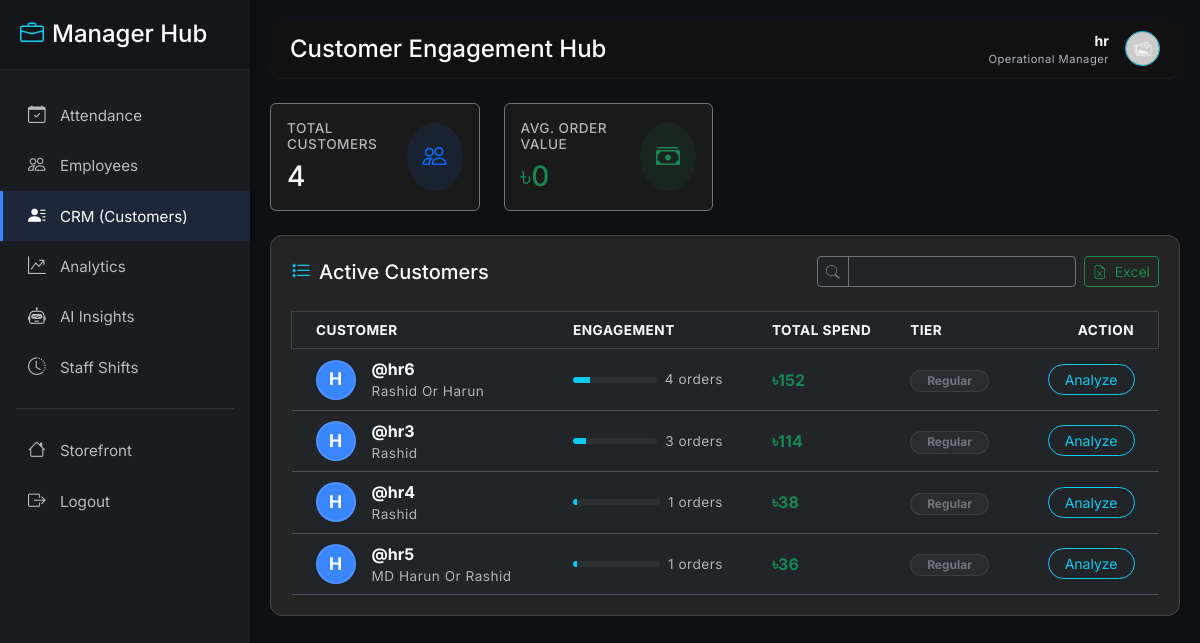
/crm/ (signed in), run on the app's committed database.
### models/models.py (models this page shows, shortened)
class User(db.Model):
    id = db.Column(db.Integer, primary_key=True)
    username = db.Column(db.String(120), unique=True, nullable=False)
    member_id = db.Column(db.String(20), unique=True)  # Custom ID
    email = db.Column(db.String(200), unique=True)
    password = db.Column(db.String(255), nullable=False)
    full_name = db.Column(db.String(200))
    phone = db.Column(db.String(50))
    address_district = db.Column(db.String(100))
    address_city = db.Column(db.String(100))
    address_street = db.Column(db.String(200))
    profile_image = db.Column(db.String(200))  # image filename
    reset_token = db.Column(db.String(100), nullable=True)
    reset_token_expiry = db.Column(db.DateTime, nullable=True)
    role = db.Column(db.Enum('admin', 'manager', 'cashier', 'waiter', 'chef', 'customer', name='user_roles'), default='customer')
    email_verified = db.Column(db.Boolean, default=False)
    email_verification_code = db.Column(db.String(10), nullable=True)
    created_at = db.Column(db.DateTime, default=get_dhaka_time)
    orders = db.relationship('Order', backref='user', lazy=True)
    reservations = db.relationship('Reservation', backref='user', lazy=True)
    ratings = db.relationship('Rating', backref='user', lazy=True)
    staff_shifts = db.relationship('StaffShift', backref='user', lazy=True)
    staff_shifts = db.relationship('StaffShift', backref='user', lazy=True)

### routes/crm.py (the view)
@crm_bp.route('/')
@admin_required
def index():
    customers = User.query.filter_by(role='customer').all()
    customer_stats = []
    for customer in customers:
        total_orders = Order.query.filter_by(user_id=customer.id).count()
        total_spent = db.session.query(func.sum(Order.total)).filter_by(user_id=customer.id).scalar() or 0
        avg_order_value = total_spent / total_orders if total_orders > 0 else 0
        if total_spent > 10000:
            tier = 'VIP'
        elif total_spent > 5000:
            tier = 'Gold'
        elif total_spent > 1000:
            tier = 'Silver'
        else:
            tier = 'Regular'
        customer_stats.append({
            'customer': customer,
            'total_orders': total_orders,
            'total_spent': total_spent,
            'avg_order_value': avg_order_value,
            'tier': tier
        })
    customer_stats.sort(key=lambda x: x['total_spent'], reverse=True)
    from flask import session
    template_folder = 'admin' if session.get('role') == 'admin' else 'manager'
    return render_template(f'{template_folder}/customer_management.html', customer_stats=customer_stats)

### app.py (called while the page is built)
@app.before_request
def refresh_user_session():
    if 'user_id' in session:
        user = User.query.get(session['user_id'])
        if user:
            session['role'] = user.role
            session['is_admin'] = (user.role == 'admin')
            session['username'] = user.username
        else:
            session.clear()

@app.context_processor
def inject_global_data():
    cart = session.get('cart', {})
    count = sum(cart.values()) if isinstance(cart, dict) else 0
    @cache.cached(timeout=300, key_prefix='best_rated_item_context')
    def get_best_rated_item():
        all_items = MenuItem.query.options(db.joinedload(MenuItem.ratings)).all()
        best_item = None
        max_avg = 0
        for it in all_items:
            ratings = it.ratings
            if not ratings:
                avg = 0
            else:
                avg = round(sum(r.score for r in ratings) / len(ratings), 1)
            if avg > max_avg:
                max_avg = avg
                best_item = it
        return best_item
    return dict(cart_count=count, best_rated_item=get_best_rated_item())

### routes/crm.py (called while the page is built)
def admin_required(f):
    from functools import wraps
    @wraps(f)
    def decorated_function(*args, **kwargs):
        from flask import session
        if session.get('role') not in ['admin', 'manager']:
            flash('Access denied. Manager privileges required.', 'danger')
            return redirect(url_for('main.index'))
        return f(*args, **kwargs)
    return decorated_function

### templates/manager/customer_management.html (shortened to what this page needs)
{% extends 'manager/manager_base.html' %}
{% block manager_title %}Customer Engagement Hub{% endblock %}
{% block content %}
<div class="row g-4 mb-4">
    <div class="col-md-3">
        <div class="card bg-dark-pro border-secondary h-100">
            <div class="card-body">
                <div class="d-flex justify-content-between align-items-center">
                    <div>
                        <h6 class="text-muted small text-uppercase mb-2">Total Customers</h6>
                        <h3 class="mb-0 text-white">{{ customer_stats|length }}</h3>
                    </div>
                    <div class="rounded-circle bg-primary bg-opacity-10 p-3">
                        <i class="bi bi-people fs-4 text-primary"></i>
                    </div>
                </div>
            </div>
        </div>
    </div>
    <div class="col-md-3">
        <div class="card bg-dark-pro border-secondary h-100">
            <div class="card-body">
                <div class="d-flex justify-content-between align-items-center">
                    <div>
                        <h6 class="text-muted small text-uppercase mb-2">Avg. Order Value</h6>
                        {% set total_avg = 0 %}
                        {% for s in customer_stats %}{% set total_avg = total_avg + s.avg_order_value %}{% endfor %}
                        <h3 class="mb-0 text-success">৳{{ "%.0f"|format(total_avg / (customer_stats|length or 1)) }}
                        </h3>
                    </div>
                    <div class="rounded-circle bg-success bg-opacity-10 p-3">
                        <i class="bi bi-cash-stack fs-4 text-success"></i>
                    </div>
                </div>
            </div>
        </div>
    </div>
</div>
<div class="glass-card">
    <div class="d-flex justify-content-between align-items-center mb-4">
        <h5 class="mb-0 text-white"><i class="bi bi-list-stars me-2 text-info"></i>Active Customers</h5>
        <div class="d-flex gap-2">
            <div class="input-group input-group-sm w-auto">
                <span class="input-group-text bg-dark border-secondary text-secondary"><i
                        class="bi bi-search"></i></span>
                <input type="text" class="form-control bg-dark border-secondary text-light"
                    placeholder="Search customers..." id="customerSearch">
            </div>
            <a href="{{ url_for('crm.export_customers') }}" target="_blank" class="btn btn-outline-success btn-sm">
                <i class="bi bi-file-earmark-excel me-1"></i> Excel
            </a>
        </div>
    </div>
    <div class="table-responsive">
        <table class="table table-dark table-hover align-middle mb-0" id="customerTable">
            <thead class="bg-dark-pro text-muted small text-uppercase">
                <tr>
                    <th class="border-0 ps-4">Customer</th>
                    <th class="border-0">Engagement</th>
                    <th class="border-0">Total Spend</th>
                    <th class="border-0">Tier</th>
                    <th class="border-0 text-end pe-4">Action</th>
                </tr>
            </thead>
            <tbody class="border-top-0">
                {% for stat in customer_stats %}
                <tr>
                    <td class="ps-4">
                        <div class="d-flex align-items-center">
                            <div class="avatar-circle me-3">
                                {{ stat.customer.username[0]|upper }}
                            </div>
                            <div>
                                <div class="text-white fw-bold">@{{ stat.customer.username }}</div>
                                <div class="small text-muted">{{ stat.customer.full_name or 'No Name' }}</div>
                            </div>
                        </div>
                    </td>
                    <td>
                        <div class="d-flex align-items-center" style="width: 150px;">
                            <div class="progress flex-grow-1 me-2"
                                style="height: 6px; background: rgba(255,255,255,0.05);">
                                <div class="progress-bar bg-info"
                                    style="width: {{ [stat.total_orders * 5, 100]|min }}%"></div>
                            </div>
                            <span class="small text-muted">{{ stat.total_orders }} orders</span>
                        </div>
                    </td>
                    <td>
                        <div class="text-success fw-bold">৳{{ "%.0f"|format(stat.total_spent) }}</div>
                    </td>
                    <td>
                        {% if stat.tier == 'VIP' %}
                        <span
                            class="badge bg-danger bg-opacity-10 text-danger border border-danger border-opacity-25 rounded-pill px-3">VIP</span>
                        {% elif stat.tier == 'Gold' %}
                        <span
                            class="badge bg-warning bg-opacity-10 text-warning border border-warning border-opacity-25 rounded-pill px-3">Gold</span>
                        {% else %}
                        <span
                            class="badge bg-secondary bg-opacity-10 text-secondary border border-secondary border-opacity-25 rounded-pill px-3">Regular</span>
                        {% endif %}
                    </td>
                    <td class="text-end pe-4">
                        <a href="{{ url_for('crm.view_customer', id=stat.customer.id) }}"
                            class="btn btn-sm btn-outline-info rounded-pill px-3">
                            Analyze
                        </a>
                    </td>
                </tr>
                {% endfor %}
            </tbody>
        </table>
    </div>
</div>
{% endblock %}

### templates/manager/manager_base.html (shortened to what this page needs)
<!doctype html>
<html lang="en">
<head>
    <link href="https://cdn.jsdelivr.net/npm/bootstrap@5.3.2/dist/css/bootstrap.min.css" rel="stylesheet">
    <link rel="stylesheet" href="https://cdn.jsdelivr.net/npm/bootstrap-icons@1.11.1/font/bootstrap-icons.css">
    <link rel="stylesheet" href="{{ url_for('static', filename='css/admin.css') }}">
</head>
<body class="admin-body">
    <div id="manager-wrapper">
        <nav id="manager-sidebar">
            <div class="sidebar-header">
                <h4 class="mb-0"><i class="bi bi-briefcase me-2 text-info"></i>Manager Hub</h4>
            </div>
            <ul class="list-unstyled components">
                <li class="{% if request.endpoint == 'employees.attendance' %}active{% endif %}">
                    <a href="{{ url_for('employees.attendance') }}"
                        class="d-flex justify-content-between align-items-center">
                        <span><i class="bi bi-calendar-check"></i> Attendance</span>
                    </a>
                </li>
                <li class="{% if request.endpoint == 'employees.index' %}active{% endif %}">
                    <a href="{{ url_for('employees.index') }}"><i class="bi bi-people"></i> Employees</a>
                </li>
                <li class="{% if request.endpoint == 'crm.index' %}active{% endif %}">
                    <a href="{{ url_for('crm.index') }}"><i class="bi bi-person-lines-fill"></i> CRM (Customers)</a>
                </li>
                <li class="{% if request.endpoint == 'analytics.dashboard' %}active{% endif %}">
                    <a href="{{ url_for('analytics.dashboard') }}"><i class="bi bi-graph-up-arrow"></i> Analytics</a>
                </li>
                <li class="{% if request.endpoint == 'ai_insights.index' %}active{% endif %}">
                    <a href="{{ url_for('ai_insights.index') }}"><i class="bi bi-robot"></i> AI Insights</a>
                </li>
                <li class="{% if request.endpoint == 'admin.shifts' %}active{% endif %}">
                    <a href="{{ url_for('admin.shifts') }}"><i class="bi bi-clock-history"></i> Staff Shifts</a>
                </li>
                <hr class="mx-3 border-secondary opacity-25">
                <li class="{% if request.endpoint == 'main.index' %}active{% endif %}">
                    <a href="{{ url_for('main.index') }}"><i class="bi bi-house"></i> Storefront</a>
                </li>
                <li>
                    <a href="{{ url_for('auth.logout') }}"><i class="bi bi-box-arrow-right"></i> Logout</a>
                </li>
            </ul>
        </nav>
        <div id="manager-content">
            <nav class="navbar navbar-expand-lg navbar-dark manager-nav mb-4">
                <div class="container-fluid p-0">
                    <h4 class="mb-0 text-white">{% block manager_title %}{% endblock %}</h4>
                    <div class="ms-auto d-flex align-items-center">
                        <div class="text-end me-3 d-none d-md-block">
                            <div class="text-white small fw-bold">{{ session.get('username') }}</div>
                            <div class="text-muted" style="font-size: 0.7rem;">Operational Manager</div>
                        </div>
                        <img src="{{ url_for('static', filename='img/placeholder.jpg') }}"
                            class="rounded-circle border border-info" width="35" height="35">
                    </div>
                </div>
            </nav>
            {% block content %}{% endblock %}
        </div>
    </div>
</body>
</html>

### static/css/admin.css (style rules this page uses)
:root { --admin-bg: #121212; --sidebar-bg: #1a1a1a; --card-bg: #242424; --border-color: #444444; --border-whitish: #666666; --text-main: #ffffff; --text-muted: #b0b3b8; --text-stylish: #e2e8f0; --accent-color: #0d6efd; --accent-hover: #0b5ed7; --sidebar-width: 260px; --bg-dark-pro: #1a1a1a; --table-hover: rgba(255, 255, 255, 0.05); --input-bg: #2a2a2a; --nav-glass: rgba(18, 18, 18, 0.8); --modal-bg: #1a1a1a; --modal-overlay: rgba(16, 16, 16, 0.8); }
body.admin-body { background-color: var(--admin-bg); color: var(--text-main); font-family: 'Inter', sans-serif; overflow-x: hidden; transition: background-color 0.3s, color 0.3s; }
.text-muted { color: var(--text-muted) !important; letter-spacing: 0.5px; font-size: 0.85rem; }
.glass-card { background: var(--card-bg); border: 1px solid var(--border-color); border-radius: 12px; padding: 20px; box-shadow: 0 4px 6px rgba(0, 0, 0, 0.05); margin-bottom: 20px; transition: background 0.3s, border-color 0.3s; }
.bg-dark-pro { background-color: var(--bg-dark-pro) !important; border: 1px solid var(--border-color); color: var(--text-main); }

### templates/manager/manager_base.html (style rules this page uses)
:root { --manager-sidebar: #1a1c23; --manager-accent: #3a86ff; --manager-hover: rgba(58, 134, 255, 0.1); }
#manager-wrapper { display: flex; width: 100%; align-items: stretch; }
#manager-sidebar { min-width: 250px; max-width: 250px; background: var(--manager-sidebar); color: #fff; transition: all 0.3s; box-shadow: 4px 0 10px rgba(0, 0, 0, 0.3); z-index: 1000; overflow-y: auto; position: fixed; height: 100vh; }
#manager-sidebar .sidebar-header { padding: 20px; background: rgba(0, 0, 0, 0.2); border-bottom: 1px solid rgba(255, 255, 255, 0.05); }
#manager-sidebar ul.components { padding: 20px 0; }
#manager-sidebar ul li a { padding: 12px 25px; font-size: 0.95rem; display: block; color: rgba(255, 255, 255, 0.7); text-decoration: none; transition: 0.3s; border-left: 3px solid transparent; }
#manager-sidebar ul li a:hover, #manager-sidebar ul li.active>a { color: #fff; background: var(--manager-hover); border-left: 3px solid var(--manager-accent); }
#manager-sidebar ul li a i { margin-right: 10px; font-size: 1.1rem; }
#manager-content { width: 100%; padding: 20px; min-height: 100vh; background: #0f1014; transition: all 0.3s; margin-left: 250px; }
.manager-nav { background: var(--nav-glass) !important; backdrop-filter: blur(10px); border-bottom: 1px solid rgba(255, 255, 255, 0.05); border-radius: 12px; padding: 10px 20px; }

### templates/manager/customer_management.html (style rules this page uses)
.avatar-circle { width: 40px; height: 40px; background: var(--manager-accent, #0d6efd); color: white; border-radius: 50%; display: flex; align-items: center; justify-content: center; font-weight: bold; border: 2px solid rgba(255, 255, 255, 0.1); font-size: 1.1rem; }
.bg-dark-pro { background-color: rgba(33, 37, 41, 0.95); }

### data on the page
User: get "hr"
User: customer "H", customer.username "hr6", customer "Rashid Or Harun"
User: customer "H", customer.username "hr3", customer "Rashid"
User: customer "H", customer.username "hr4", customer "Rashid"
User: customer "H", customer.username "hr5", customer "MD Harun Or Rashid"

### other printed values
{{ customer_stats|length }} "4"
{{ "%.0f"|format(total_avg / (customer_stats|length or 1)) }} "0"
{{ stat.total_orders }} "4" "3" "1" "1"
{{ "%.0f"|format(stat.total_spent) }} "152" "114" "38" "36"
